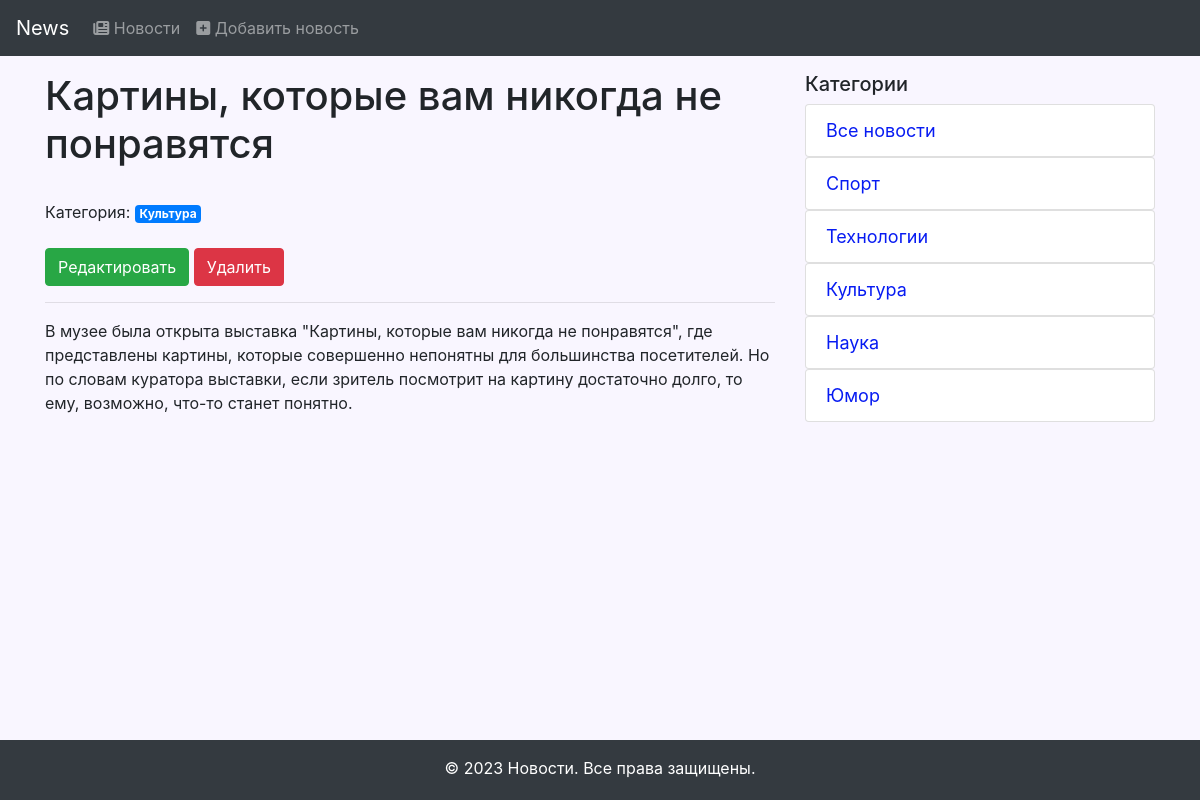
Page /news_detail/2 on the committed database.
### models.py (models this page shows, shortened)
class News(db.Model):
    id = db.Column(db.Integer, primary_key = True)
    title = db.Column(db.String(255), unique = True, nullable = False)
    text = db.Column(db.Text, nullable = False)
    created_date = db.Column(db.DateTime, default = datetime.now)
    category_id = db.Column(db.Integer, db.ForeignKey('category.id'), nullable = True)
    category = db.relationship('Category', back_populates = 'news')

class Category(db.Model):
    id = db.Column(db.Integer, primary_key = True)
    title = db.Column(db.String(255), unique = True, nullable = False)
    news = db.relationship('News', back_populates = 'category')

### view.py (the view)
@app.route('/news_detail/<int:id>')
def news_detail(id):
    news = News.query.get(id)
    categories = Category.query.all()
    return render_template('news-detail.html', news=news, categories=categories)

### templates/news-detail.html (shortened to what this page needs)
{% extends 'base.html' %}
{% block content %}
<h1>{{ news.title }}</h1>
<br>
{% if news.category %}
    <span>Категория: <a href="{{ url_for('news_in_category', id=news.category.id) }}" class="badge badge-primary">{{ news.category.title }}</a></span>
{% endif %}
<br>
<br>
<a href="/news_detail/{{ news.id }}/update" class="btn btn-success">Редактировать</a>
<button onclick="deleteNews({{ news.id }})" class="btn btn-danger">Удалить</button>
<hr>
<p>{{ news.text }}</p>
{% endblock %}

### templates/base.html (shortened to what this page needs)
<!DOCTYPE html>
<html lang="ru">
<head>
  <link rel="stylesheet" href="{{ url_for('static', filename='css/bootstrap.min.css') }}">
</head>
<body>
  <div id="wrapper">
    <nav class="navbar navbar-expand-md navbar-dark bg-dark">
      <span class="navbar-brand">News</span>
      <div class="collapse navbar-collapse" id="navbarNav">
        <ul class="navbar-nav">
          <li class="nav-item">
            <a class="nav-link" href="{{ url_for('index') }}"><i class="fa-solid fa-newspaper"></i> Новости</a>
          </li>
          <li class="nav-item">
            <a class="nav-link" href="{{ url_for('add_news') }}"><i class="fa-solid fa-square-plus"></i> Добавить новость</a>
          </li>
        </ul>
      </div>
    </nav>
    <div class="container my-3">
      <div class="row">
        <div class="col-md-8">
          {% block content %}
          {% endblock %}
        </div>
          <div class="col-md-4">
          <h5>Категории</h5>
          <ul class="list-group">
            <a href="{{ url_for('index') }}" class="my-links"><li class="list-group-item my-links">Все новости</li></a>
            {% for category in categories %}
            <a href="{{ url_for('news_in_category', id=category.id) }}" class="my-links"><li class="list-group-item my-links">{{ category.title }}</li></a>
            {% endfor %}
          </ul>
        </div>
      </div>
    </div>
    <footer id="footer" class="bg-dark text-white text-center py-3 ftr">
      &copy; 2023 Новости. Все права защищены.
    </footer>
  </div>
</body>
</html>

### rows in the picture
News: title "Картины, которые вам никогда не понравятся", text "В музее была открыта выставка \"Картины, которые вам никогда не понравятся\", где представлены картины, которые совершенно непонятны для большинства посетителей. Но по словам куратора выставки, если зритель посмотрит на картину достаточно долго, то ему, возможно, что-то станет понятно."
Category: category "Культура", title "Культура"
Category: title "Спорт"
Category: title "Технологии"
Category: title "Наука"
Category: title "Юмор"
